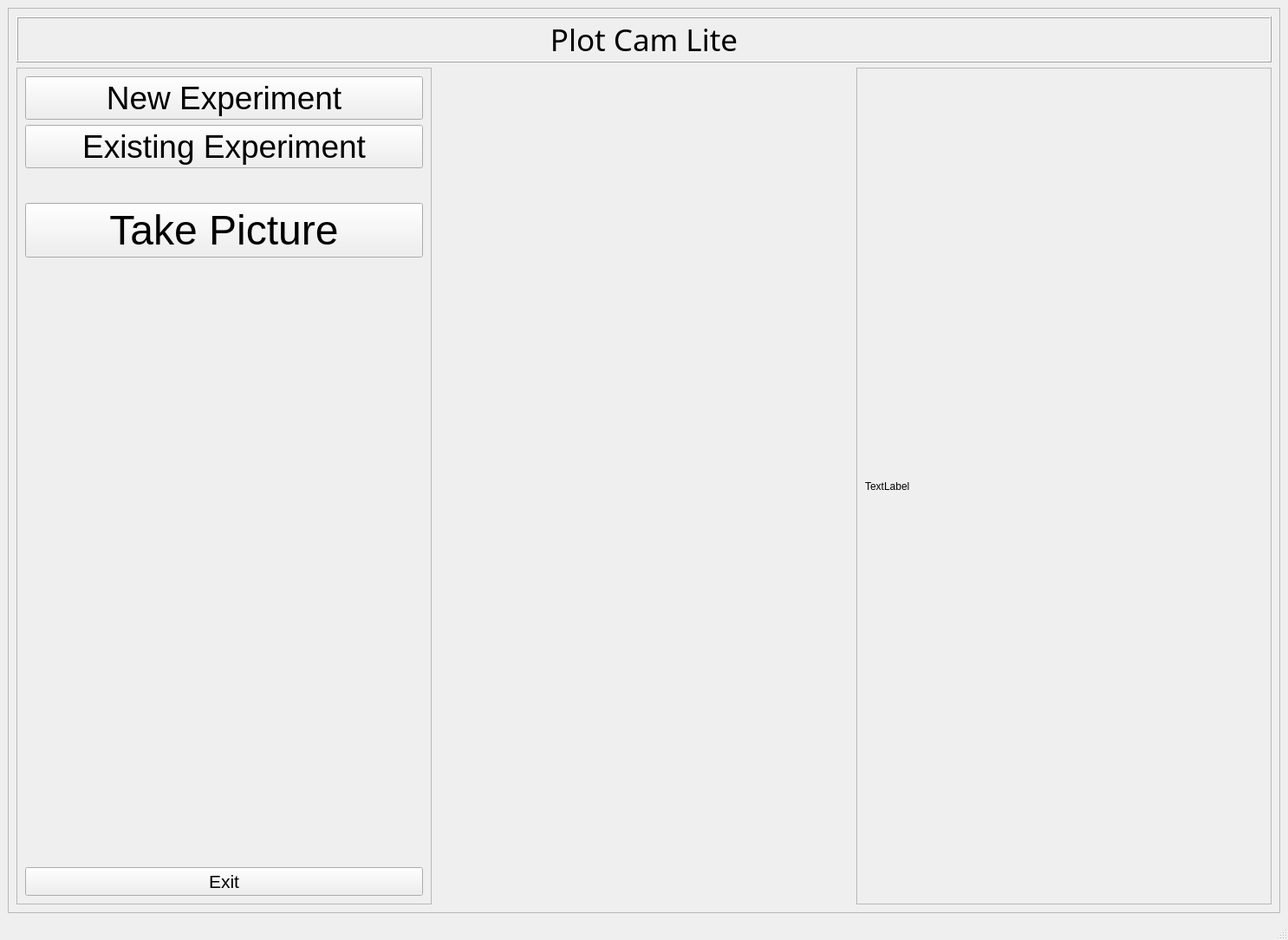
<?xml version="1.0" encoding="UTF-8"?>
<ui version="4.0">
 <class>MainWindow</class>
 <widget class="QMainWindow" name="MainWindow">
  <property name="geometry">
   <rect>
    <x>0</x>
    <y>0</y>
    <width>1486</width>
    <height>1084</height>
   </rect>
  </property>
  <property name="windowTitle">
   <string>MainWindow</string>
  </property>
  <widget class="QWidget" name="centralwidget">
   <layout class="QGridLayout" name="gridLayout">
    <item row="0" column="0">
     <widget class="QFrame" name="frame">
      <property name="frameShape">
       <enum>QFrame::StyledPanel</enum>
      </property>
      <property name="frameShadow">
       <enum>QFrame::Raised</enum>
      </property>
      <layout class="QGridLayout" name="gridLayout_4">
       <item row="1" column="1">
        <spacer name="horizontalSpacer">
         <property name="orientation">
          <enum>Qt::Horizontal</enum>
         </property>
         <property name="sizeType">
          <enum>QSizePolicy::Minimum</enum>
         </property>
         <property name="sizeHint" stdset="0">
          <size>
           <width>21</width>
           <height>20</height>
          </size>
         </property>
        </spacer>
       </item>
       <item row="1" column="0">
        <widget class="QFrame" name="frame_2">
         <property name="frameShape">
          <enum>QFrame::StyledPanel</enum>
         </property>
         <property name="frameShadow">
          <enum>QFrame::Sunken</enum>
         </property>
         <layout class="QGridLayout" name="gridLayout_2">
          <item row="6" column="0" colspan="2">
           <widget class="QLabel" name="camera_level_label">
            <property name="sizePolicy">
             <sizepolicy hsizetype="Preferred" vsizetype="Fixed">
              <horstretch>0</horstretch>
              <verstretch>0</verstretch>
             </sizepolicy>
            </property>
            <property name="font">
             <font>
              <pointsize>18</pointsize>
             </font>
            </property>
            <property name="text">
             <string/>
            </property>
            <property name="alignment">
             <set>Qt::AlignCenter</set>
            </property>
           </widget>
          </item>
          <item row="5" column="0" colspan="2">
           <widget class="QLabel" name="plot_number_label">
            <property name="sizePolicy">
             <sizepolicy hsizetype="Preferred" vsizetype="Fixed">
              <horstretch>0</horstretch>
              <verstretch>0</verstretch>
             </sizepolicy>
            </property>
            <property name="font">
             <font>
              <pointsize>16</pointsize>
             </font>
            </property>
            <property name="text">
             <string/>
            </property>
            <property name="alignment">
             <set>Qt::AlignCenter</set>
            </property>
           </widget>
          </item>
          <item row="9" column="0" colspan="2">
           <widget class="QPushButton" name="exit_button">
            <property name="font">
             <font>
              <pointsize>16</pointsize>
             </font>
            </property>
            <property name="text">
             <string>Exit</string>
            </property>
           </widget>
          </item>
          <item row="7" column="0" colspan="2">
           <layout class="QGridLayout" name="gridLayout_5">
            <item row="0" column="0">
             <widget class="QWidget" name="target_widget" native="true"/>
            </item>
           </layout>
          </item>
          <item row="1" column="0" colspan="2">
           <widget class="QPushButton" name="pushButton_2">
            <property name="font">
             <font>
              <pointsize>28</pointsize>
             </font>
            </property>
            <property name="text">
             <string>Existing Experiment</string>
            </property>
           </widget>
          </item>
          <item row="2" column="0" colspan="2">
           <widget class="QLabel" name="file_name_label">
            <property name="sizePolicy">
             <sizepolicy hsizetype="Preferred" vsizetype="Fixed">
              <horstretch>0</horstretch>
              <verstretch>0</verstretch>
             </sizepolicy>
            </property>
            <property name="font">
             <font>
              <pointsize>18</pointsize>
             </font>
            </property>
            <property name="text">
             <string/>
            </property>
            <property name="alignment">
             <set>Qt::AlignCenter</set>
            </property>
           </widget>
          </item>
          <item row="0" column="0" colspan="2">
           <widget class="QPushButton" name="new_file_button">
            <property name="font">
             <font>
              <pointsize>28</pointsize>
             </font>
            </property>
            <property name="text">
             <string>New Experiment</string>
            </property>
           </widget>
          </item>
          <item row="3" column="0" colspan="2">
           <widget class="QPushButton" name="take_picture_button">
            <property name="sizePolicy">
             <sizepolicy hsizetype="Minimum" vsizetype="Fixed">
              <horstretch>0</horstretch>
              <verstretch>0</verstretch>
             </sizepolicy>
            </property>
            <property name="font">
             <font>
              <family>MS Shell Dlg 2</family>
              <pointsize>36</pointsize>
             </font>
            </property>
            <property name="text">
             <string>Take Picture</string>
            </property>
           </widget>
          </item>
         </layout>
        </widget>
       </item>
       <item row="1" column="2">
        <widget class="QFrame" name="frame_3">
         <property name="frameShape">
          <enum>QFrame::StyledPanel</enum>
         </property>
         <property name="frameShadow">
          <enum>QFrame::Raised</enum>
         </property>
         <layout class="QGridLayout" name="gridLayout_3">
          <item row="0" column="0">
           <widget class="QLabel" name="camera_label">
            <property name="text">
             <string>TextLabel</string>
            </property>
            <property name="scaledContents">
             <bool>true</bool>
            </property>
           </widget>
          </item>
         </layout>
        </widget>
       </item>
       <item row="0" column="0" colspan="3">
        <widget class="QLabel" name="ui_title_label_2">
         <property name="sizePolicy">
          <sizepolicy hsizetype="Preferred" vsizetype="Fixed">
           <horstretch>0</horstretch>
           <verstretch>0</verstretch>
          </sizepolicy>
         </property>
         <property name="font">
          <font>
           <family>Rockwell Condensed</family>
           <pointsize>26</pointsize>
          </font>
         </property>
         <property name="frameShape">
          <enum>QFrame::Box</enum>
         </property>
         <property name="frameShadow">
          <enum>QFrame::Raised</enum>
         </property>
         <property name="text">
          <string>Plot Cam Lite</string>
         </property>
         <property name="alignment">
          <set>Qt::AlignCenter</set>
         </property>
        </widget>
       </item>
      </layout>
     </widget>
    </item>
   </layout>
  </widget>
  <widget class="QMenuBar" name="menubar">
   <property name="geometry">
    <rect>
     <x>0</x>
     <y>0</y>
     <width>1486</width>
     <height>18</height>
    </rect>
   </property>
  </widget>
  <widget class="QStatusBar" name="statusbar"/>
 </widget>
 <resources/>
 <connections/>
</ui>
